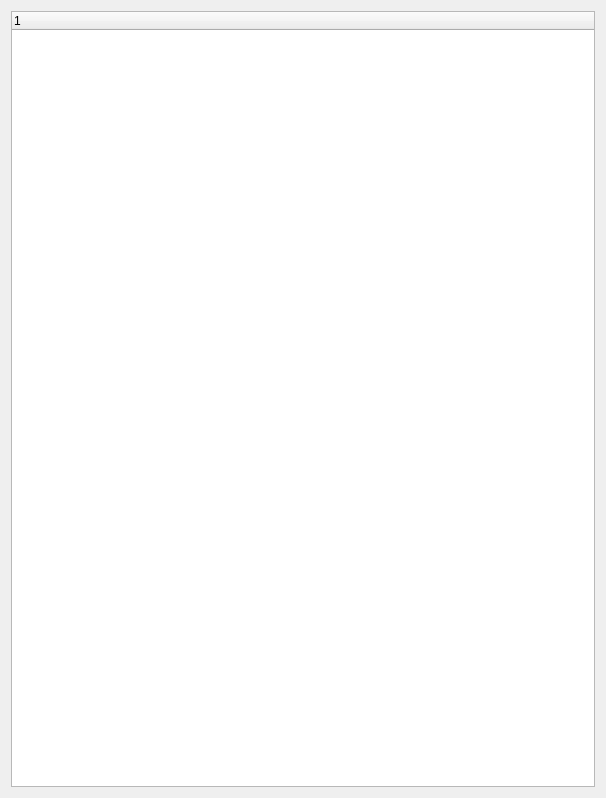
<?xml version="1.0" encoding="UTF-8"?>
<ui version="4.0">
 <class>DazToHueToolsGui</class>
 <widget class="QWidget" name="DazToHueToolsGui">
  <property name="geometry">
   <rect>
    <x>0</x>
    <y>0</y>
    <width>606</width>
    <height>798</height>
   </rect>
  </property>
  <property name="windowTitle">
   <string>DazToHue Tools</string>
  </property>
  <layout class="QVBoxLayout" name="verticalLayout">
   <item>
    <layout class="QVBoxLayout" name="vlMain">
     <item>
      <widget class="QTreeWidget" name="twNodeVisibility"/>
     </item>
    </layout>
   </item>
  </layout>
 </widget>
 <resources/>
 <connections/>
 <slots>
  <slot>handleSetLinearKeyframesClicked()</slot>
  <slot>handleSavePropertiesPresetClicked()</slot>
 </slots>
</ui>
